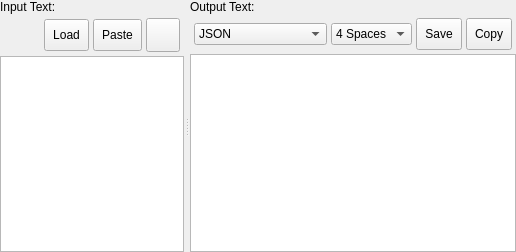
<?xml version="1.0" encoding="UTF-8"?>
<ui version="4.0">
 <class>DataConversionGUI</class>
 <widget class="QWidget" name="DataConversionGUI">
  <property name="geometry">
   <rect>
    <x>0</x>
    <y>0</y>
    <width>516</width>
    <height>252</height>
   </rect>
  </property>
  <property name="windowTitle">
   <string>Form</string>
  </property>
  <widget class="QSplitter" name="splitter">
   <property name="geometry">
    <rect>
     <x>0</x>
     <y>0</y>
     <width>516</width>
     <height>252</height>
    </rect>
   </property>
   <property name="sizePolicy">
    <sizepolicy hsizetype="Minimum" vsizetype="Preferred">
     <horstretch>0</horstretch>
     <verstretch>0</verstretch>
    </sizepolicy>
   </property>
   <property name="orientation">
    <enum>Qt::Orientation::Horizontal</enum>
   </property>
   <property name="opaqueResize">
    <bool>true</bool>
   </property>
   <property name="handleWidth">
    <number>6</number>
   </property>
   <property name="childrenCollapsible">
    <bool>false</bool>
   </property>
   <widget class="QWidget" name="layoutWidget">
    <layout class="QVBoxLayout" name="verticalLayout">
     <property name="spacing">
      <number>4</number>
     </property>
     <item>
      <widget class="QLabel" name="label">
       <property name="text">
        <string>Input Text:</string>
       </property>
      </widget>
     </item>
     <item>
      <layout class="QHBoxLayout" name="horizontalLayout">
       <property name="leftMargin">
        <number>4</number>
       </property>
       <property name="rightMargin">
        <number>4</number>
       </property>
       <item>
        <spacer name="horizontalSpacer">
         <property name="orientation">
          <enum>Qt::Orientation::Horizontal</enum>
         </property>
         <property name="sizeHint" stdset="0">
          <size>
           <width>40</width>
           <height>20</height>
          </size>
         </property>
        </spacer>
       </item>
       <item>
        <widget class="QPushButton" name="loadButton">
         <property name="styleSheet">
          <string notr="true">padding: 8px;</string>
         </property>
         <property name="text">
          <string>Load</string>
         </property>
         <property name="icon">
          <iconset theme="file"/>
         </property>
        </widget>
       </item>
       <item>
        <widget class="QPushButton" name="pasteButton">
         <property name="styleSheet">
          <string notr="true">padding: 8px;</string>
         </property>
         <property name="text">
          <string>Paste</string>
         </property>
         <property name="icon">
          <iconset theme="content_paste"/>
         </property>
        </widget>
       </item>
       <item>
        <widget class="QPushButton" name="closeButton">
         <property name="sizePolicy">
          <sizepolicy hsizetype="Fixed" vsizetype="Fixed">
           <horstretch>0</horstretch>
           <verstretch>0</verstretch>
          </sizepolicy>
         </property>
         <property name="minimumSize">
          <size>
           <width>34</width>
           <height>34</height>
          </size>
         </property>
         <property name="maximumSize">
          <size>
           <width>34</width>
           <height>34</height>
          </size>
         </property>
         <property name="autoFillBackground">
          <bool>false</bool>
         </property>
         <property name="styleSheet">
          <string notr="true">padding: 8px;</string>
         </property>
         <property name="text">
          <string notr="true"/>
         </property>
         <property name="icon">
          <iconset theme="close"/>
         </property>
         <property name="iconSize">
          <size>
           <width>16</width>
           <height>16</height>
          </size>
         </property>
         <property name="flat">
          <bool>false</bool>
         </property>
        </widget>
       </item>
      </layout>
     </item>
     <item>
      <widget class="QTextEdit" name="inputTextEdit">
       <property name="html">
        <string notr="true">&lt;!DOCTYPE HTML PUBLIC &quot;-//W3C//DTD HTML 4.0//EN&quot; &quot;http://www.w3.org/TR/REC-html40/strict.dtd&quot;&gt;
&lt;html&gt;&lt;head&gt;&lt;meta name=&quot;qrichtext&quot; content=&quot;1&quot; /&gt;&lt;meta charset=&quot;utf-8&quot; /&gt;&lt;style type=&quot;text/css&quot;&gt;
p, li { white-space: pre-wrap; }
hr { height: 1px; border-width: 0; }
li.unchecked::marker { content: &quot;\2610&quot;; }
li.checked::marker { content: &quot;\2612&quot;; }
&lt;/style&gt;&lt;/head&gt;&lt;body style=&quot; font-family:'.AppleSystemUIFont'; font-size:13pt; font-weight:400; font-style:normal;&quot;&gt;
&lt;p style=&quot;-qt-paragraph-type:empty; margin-top:0px; margin-bottom:0px; margin-left:0px; margin-right:0px; -qt-block-indent:0; text-indent:0px;&quot;&gt;&lt;br /&gt;&lt;/p&gt;&lt;/body&gt;&lt;/html&gt;</string>
       </property>
       <property name="tabStopDistance">
        <double>20.000000000000000</double>
       </property>
       <property name="acceptRichText">
        <bool>false</bool>
       </property>
      </widget>
     </item>
    </layout>
   </widget>
   <widget class="QWidget" name="layoutWidget">
    <layout class="QVBoxLayout" name="verticalLayout_2">
     <property name="spacing">
      <number>4</number>
     </property>
     <item>
      <widget class="QLabel" name="label_2">
       <property name="text">
        <string>Output Text:</string>
       </property>
      </widget>
     </item>
     <item>
      <layout class="QHBoxLayout" name="horizontalLayout_2">
       <property name="leftMargin">
        <number>4</number>
       </property>
       <property name="rightMargin">
        <number>4</number>
       </property>
       <item>
        <widget class="QComboBox" name="comboBox">
         <item>
          <property name="text">
           <string>JSON</string>
          </property>
         </item>
         <item>
          <property name="text">
           <string>YAML (Blobk style)</string>
          </property>
         </item>
         <item>
          <property name="text">
           <string>YAML (Flow style)</string>
          </property>
         </item>
         <item>
          <property name="text">
           <string>TOML</string>
          </property>
         </item>
        </widget>
       </item>
       <item>
        <widget class="QComboBox" name="comboBox_2">
         <item>
          <property name="text">
           <string>4 Spaces</string>
          </property>
         </item>
         <item>
          <property name="text">
           <string>2 Spaces</string>
          </property>
         </item>
         <item>
          <property name="text">
           <string>Tabs</string>
          </property>
         </item>
         <item>
          <property name="text">
           <string>Minified</string>
          </property>
         </item>
        </widget>
       </item>
       <item>
        <spacer name="horizontalSpacer_2">
         <property name="orientation">
          <enum>Qt::Orientation::Horizontal</enum>
         </property>
         <property name="sizeHint" stdset="0">
          <size>
           <width>40</width>
           <height>20</height>
          </size>
         </property>
        </spacer>
       </item>
       <item>
        <widget class="QPushButton" name="saveButton">
         <property name="styleSheet">
          <string notr="true">padding: 8px;</string>
         </property>
         <property name="text">
          <string>Save</string>
         </property>
         <property name="icon">
          <iconset theme="save"/>
         </property>
        </widget>
       </item>
       <item>
        <widget class="QPushButton" name="copyButton">
         <property name="styleSheet">
          <string notr="true">padding: 8px;</string>
         </property>
         <property name="text">
          <string>Copy</string>
         </property>
         <property name="icon">
          <iconset theme="content_copy"/>
         </property>
        </widget>
       </item>
      </layout>
     </item>
     <item>
      <widget class="QTextBrowser" name="outputTextView">
       <property name="html">
        <string notr="true">&lt;!DOCTYPE HTML PUBLIC &quot;-//W3C//DTD HTML 4.0//EN&quot; &quot;http://www.w3.org/TR/REC-html40/strict.dtd&quot;&gt;
&lt;html&gt;&lt;head&gt;&lt;meta name=&quot;qrichtext&quot; content=&quot;1&quot; /&gt;&lt;meta charset=&quot;utf-8&quot; /&gt;&lt;style type=&quot;text/css&quot;&gt;
p, li { white-space: pre-wrap; }
hr { height: 1px; border-width: 0; }
li.unchecked::marker { content: &quot;\2610&quot;; }
li.checked::marker { content: &quot;\2612&quot;; }
&lt;/style&gt;&lt;/head&gt;&lt;body style=&quot; font-family:'.AppleSystemUIFont'; font-size:13pt; font-weight:400; font-style:normal;&quot;&gt;
&lt;p style=&quot;-qt-paragraph-type:empty; margin-top:0px; margin-bottom:0px; margin-left:0px; margin-right:0px; -qt-block-indent:0; text-indent:0px;&quot;&gt;&lt;br /&gt;&lt;/p&gt;&lt;/body&gt;&lt;/html&gt;</string>
       </property>
       <property name="textInteractionFlags">
        <set>Qt::TextInteractionFlag::TextSelectableByKeyboard|Qt::TextInteractionFlag::TextSelectableByMouse</set>
       </property>
       <property name="openLinks">
        <bool>false</bool>
       </property>
      </widget>
     </item>
    </layout>
   </widget>
  </widget>
 </widget>
 <resources/>
 <connections/>
</ui>
